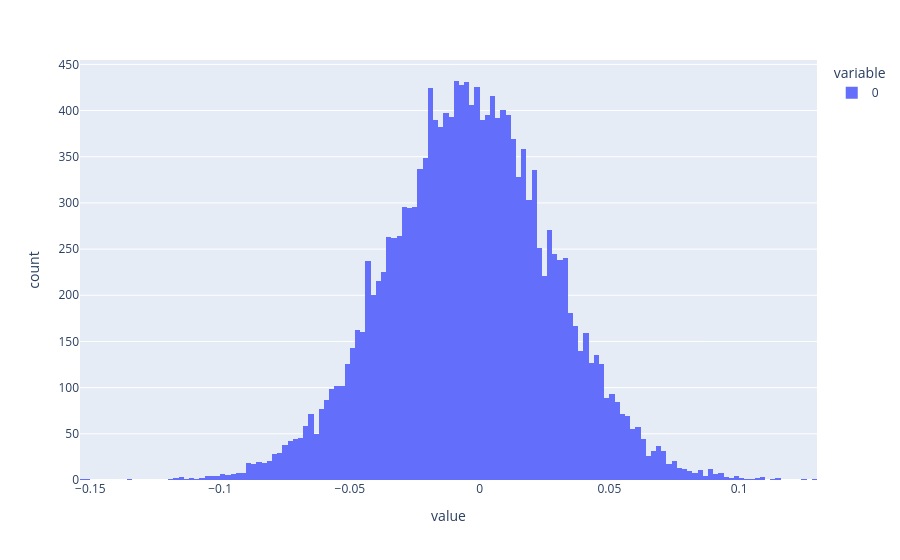

The notebook cell this image was saved under:
### Code cell
px.histogram((gemma2_sae.W_dec @ gradients_at_layer_5).detach().cpu())

### Figure 1 — Plotly figure (JSON) as saved in the notebook; plotly's stock layout.template omitted (floating-point values rounded to 4 significant figures; data arrays with more than 128 entries replaced by an {"elided": "..."} marker saying what was removed)
{"data": [{"alignmentgroup": "True", "bingroup": "x", "hovertemplate": "variable=0<br>value=%{x}<br>count=%{y}<extra></extra>", "legendgroup": "0", "marker": {"color": "#636efa", "pattern": {"shape": ""}}, "name": "0", "offsetgroup": "0", "orientation": "v", "showlegend": true, "type": "histogram", "x": {"elided": "16384 float values"}, "xaxis": "x", "yaxis": "y"}], "layout": {"barmode": "relative", "legend": {"title": {"text": "variable"}, "tracegroupgap": 0}, "margin": {"t": 60}, "xaxis": {"anchor": "y", "domain": [0, 1], "title": {"text": "value"}}, "yaxis": {"anchor": "x", "domain": [0, 1], "title": {"text": "count"}}}}
